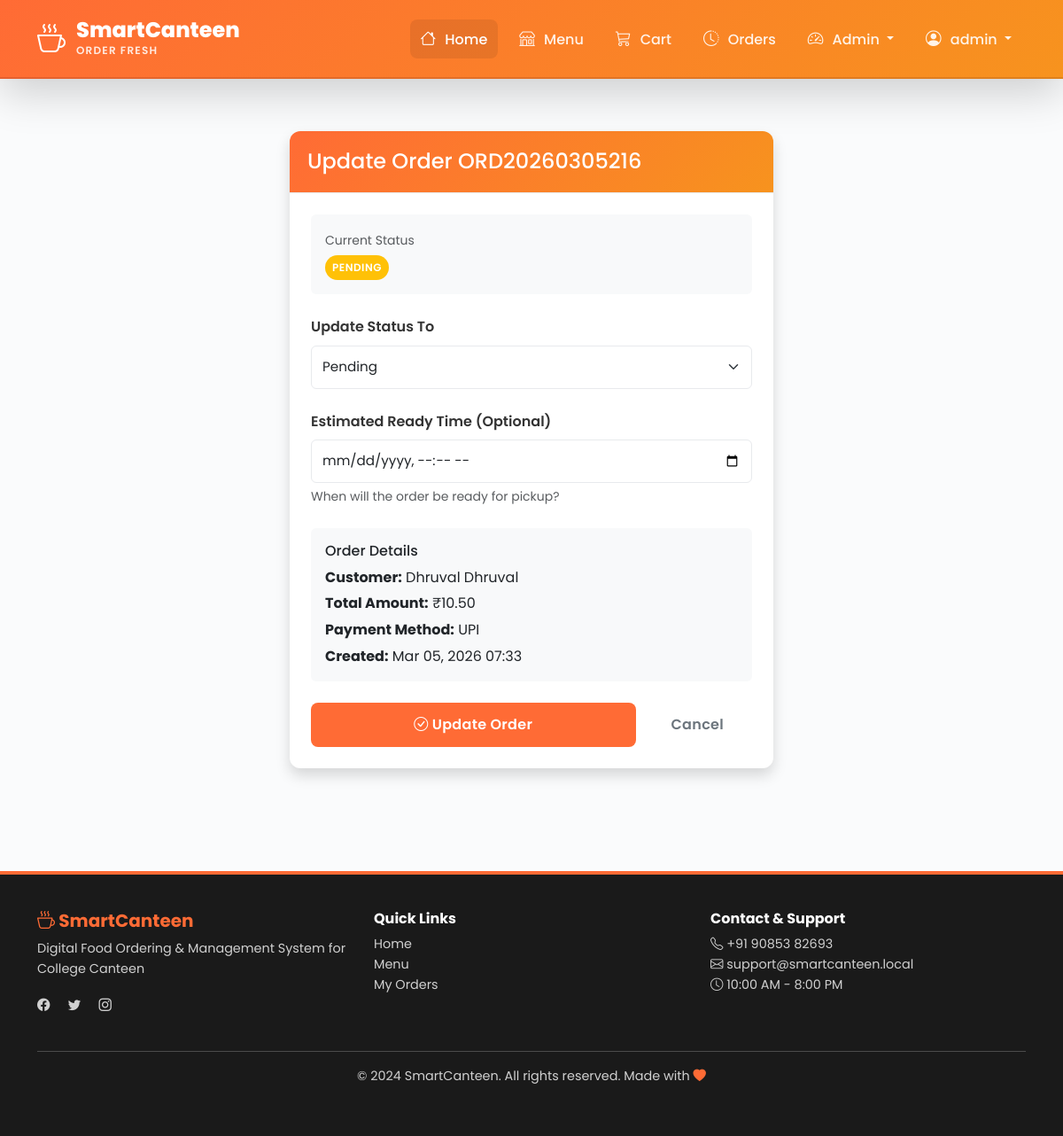
The page /management/orders/ORD20260305216/update/ (signed in) on the database its author committed.
### canteen/models.py (models this page shows, shortened)
class Order(models.Model):
    STATUS_CHOICES = [
        ('pending', 'Pending'),
        ('confirmed', 'Confirmed'),
        ('preparing', 'Preparing'),
        ('ready', 'Ready for Pickup'),
        ('completed', 'Completed'),
        ('cancelled', 'Cancelled'),
    ]
    PAYMENT_METHOD_CHOICES = [
        ('cash', 'Cash Payment'),
        ('card', 'Card Payment'),
        ('upi', 'UPI'),
        ('wallet', 'Wallet'),
    ]
    user = models.ForeignKey(
        User,
        on_delete=models.CASCADE,
        related_name='orders'
    )
    order_id = models.CharField(max_length=20, unique=True, db_index=True)
    status = models.CharField(
        max_length=20,
        choices=STATUS_CHOICES,
        default='pending'
    )
    payment_method = models.CharField(
        max_length=20,
        choices=PAYMENT_METHOD_CHOICES,
        default='cash'
    )
    subtotal = models.DecimalField(
        max_digits=10,
        decimal_places=2,
        validators=[MinValueValidator(Decimal('0.00'))]
    )
    tax = models.DecimalField(
        max_digits=10,
        decimal_places=2,
        default=0,
        validators=[MinValueValidator(Decimal('0.00'))]
    )
    discount = models.DecimalField(
        max_digits=10,
        decimal_places=2,
        default=0,
        validators=[MinValueValidator(Decimal('0.00'))]
    )
    total_amount = models.DecimalField(
        max_digits=10,
        decimal_places=2,
        validators=[MinValueValidator(Decimal('0.00'))]
    )
    special_instructions = models.TextField(blank=True, null=True)
    created_at = models.DateTimeField(auto_now_add=True)
    updated_at = models.DateTimeField(auto_now=True)
    estimated_ready_time = models.DateTimeField(null=True, blank=True)
    completed_at = models.DateTimeField(null=True, blank=True)
    class Meta:
        db_table = 'order'
        verbose_name = 'Order'
        verbose_name_plural = 'Orders'
        ordering = ['-created_at']
        indexes = [
            models.Index(fields=['order_id']),
            models.Index(fields=['user', '-created_at']),
            models.Index(fields=['status']),
        ]

### canteen/views.py (the view)
# urls.py: path('management/orders/<str:order_id>/update/', views.update_order_status, name='update_order_status'),
@login_required(login_url='canteen:login')
@user_passes_test(is_admin_user)
def update_order_status(request, order_id):
    order = get_object_or_404(Order, order_id=order_id)
    if request.method == 'POST':
        form = OrderStatusUpdateForm(request.POST, instance=order)
        if form.is_valid():
            form.save()
            messages.success(request, f'Order {order.order_id} status updated!')
            return redirect('canteen:manage_orders')
    else:
        form = OrderStatusUpdateForm(instance=order)
    context = {'form': form, 'order': order}
    return render(request, 'canteen/admin/update_order.html', context)

### canteen/forms.py
class OrderStatusUpdateForm(forms.ModelForm):
    class Meta:
        model = Order
        fields = ['status', 'estimated_ready_time']
        widgets = {
            'status': forms.Select(attrs={
                'class': 'form-select'
            }),
            'estimated_ready_time': forms.DateTimeInput(attrs={
                'class': 'form-control',
                'type': 'datetime-local'
            }),
        }

### canteen/context_processors.py (called while the page is built)
def cart_context(request):
    cart_count = 0
    cart_total = 0
    if request.user.is_authenticated:
        try:
            cart = Cart.objects.get(user=request.user)
            cart_count = cart.get_total_items()
            cart_total = cart.get_total_price()
        except Cart.DoesNotExist:
            pass
    return {
        'cart_count': cart_count,
        'cart_total': cart_total,
    }

### canteen/views.py (called while the page is built)
def is_admin_user(user):
    return user.is_staff or user.is_superuser

### canteen/templates/canteen/admin/update_order.html (shortened to what this page needs)
{% extends 'canteen/base.html' %}
{% block content %}
<div class="container my-5">
    <div class="row justify-content-center">
        <div class="col-lg-6">
            <div class="card shadow">
                <div class="card-header bg-primary text-white">
                    <h4 class="mb-0">Update Order {{ order.order_id }}</h4>
                </div>
                <div class="card-body p-4">
                    <form method="post">
                        <div class="mb-4 p-3 bg-light rounded">
                            <small class="text-muted">Current Status</small>
                            <p class="mb-0 fs-5">
                                <span class="badge bg-{% if order.status == 'pending' %}warning{% elif order.status == 'completed' %}success{% elif order.status == 'cancelled' %}danger{% else %}info{% endif %} p-2">
                                    {{ order.get_status_display|upper }}
                                </span>
                            </p>
                        </div>
                        <div class="mb-4">
                            <label class="form-label">Update Status To</label>
                            {{ form.status }}
                        </div>
                        <div class="mb-4">
                            <label class="form-label">Estimated Ready Time (Optional)</label>
                            {{ form.estimated_ready_time }}
                            <small class="form-text text-muted d-block">When will the order be ready for pickup?</small>
                        </div>
                        <div class="mb-4 p-3 bg-light rounded">
                            <h6>Order Details</h6>
                            <p class="mb-1"><strong>Customer:</strong> {{ order.user.get_full_name|default:order.user.username }}</p>
                            <p class="mb-1"><strong>Total Amount:</strong> ₹{{ order.total_amount }}</p>
                            <p class="mb-1"><strong>Payment Method:</strong> {{ order.get_payment_method_display }}</p>
                            <p class="mb-0"><strong>Created:</strong> {{ order.created_at|date:"M d, Y H:i" }}</p>
                        </div>
                        <div class="d-flex gap-2">
                            <button type="submit" class="btn btn-primary btn-lg flex-grow-1">
                                <i class="bi bi-check-circle"></i> Update Order
                            </button>
                            <a href="{% url 'canteen:manage_orders' %}" class="btn btn-outline-secondary btn-lg">Cancel</a>
                        </div>
                    </form>
                </div>
            </div>
        </div>
    </div>
</div>
{% endblock %}

### canteen/templates/canteen/base.html (shortened to what this page needs)
<!DOCTYPE html>
<html lang="en">
<head>
    <link href="https://cdn.jsdelivr.net/npm/bootstrap@5.3.0/dist/css/bootstrap.min.css" rel="stylesheet">
    <link rel="stylesheet" href="https://cdn.jsdelivr.net/npm/bootstrap-icons@1.10.0/font/bootstrap-icons.css">
    {% load static %}
    <link rel="stylesheet" href="{% static 'css/style.css' %}">
</head>
<body>
    <nav class="navbar navbar-expand-lg navbar-dark fixed-top premium-header shadow-lg smart-navbar">
        <div class="container-lg">
            <a class="navbar-brand fw-bold" href="{% url 'canteen:home' %}">
                <div class="brand-logo-wrapper">
                    <i class="bi bi-cup-hot"></i>
                    <div>
                        <span class="brand-main">SmartCanteen</span>
                        <span class="brand-tagline">Order Fresh</span>
                    </div>
                </div>
            </a>
            <div class="collapse navbar-collapse" id="navbarNav">
                <ul class="navbar-nav ms-auto gap-1">
                    <li class="nav-item">
                        <a class="nav-link active" href="{% url 'canteen:home' %}">
                            <i class="bi bi-house"></i> Home
                        </a>
                    </li>
                    <li class="nav-item">
                        <a class="nav-link" href="{% url 'canteen:food_list' %}">
                            <i class="bi bi-shop"></i> Menu
                        </a>
                    </li>
                    {% if user.is_authenticated %}
                        <li class="nav-item">
                            <a class="nav-link position-relative" href="{% url 'canteen:cart' %}">
                                <i class="bi bi-cart3"></i> Cart
                            </a>
                        </li>
                        <li class="nav-item">
                            <a class="nav-link" href="{% url 'canteen:order_list' %}">
                                <i class="bi bi-clock-history"></i> Orders
                            </a>
                        </li>
                        {% if user.is_staff %}
                            <li class="nav-item dropdown">
                                <a class="nav-link dropdown-toggle" href="#" id="adminDropdown" role="button" data-bs-toggle="dropdown">
                                    <i class="bi bi-speedometer2"></i> Admin
                                </a>
                            </li>
                        {% endif %}
                        <li class="nav-item dropdown">
                            <a class="nav-link dropdown-toggle" href="#" id="userDropdown" role="button" data-bs-toggle="dropdown">
                                <i class="bi bi-person-circle"></i> {{ user.first_name|default:user.username }}
                            </a>
                        </li>
                    {% endif %}
                </ul>
            </div>
        </div>
    </nav>
    <div style="height: 80px;"></div>
    <main>
        {% block content %}{% endblock %}
    </main>
    <footer class="mt-5">
        <div class="container-lg">
            <div class="row">
                <div class="col-md-4 mb-4">
                    <h5 style="color: #FF6B35;"><i class="bi bi-cup-hot"></i> SmartCanteen</h5>
                    <p class="text-muted small">Digital Food Ordering & Management System for College Canteen</p>
                    <div class="mt-3">
                        <a href="https://www.facebook.com/" class="text-decoration-none text-muted me-3"><i class="bi bi-facebook"></i></a>
                        <a href="https://www.twitter.com/" class="text-decoration-none text-muted me-3"><i class="bi bi-twitter"></i></a>
                        <a href="https://www.instagram.com/" class="text-decoration-none text-muted"><i class="bi bi-instagram"></i></a>
                    </div>
                </div>
                <div class="col-md-4 mb-4">
                    <h6>Quick Links</h6>
                    <ul class="list-unstyled">
                        <li><a href="{% url 'canteen:home' %}" class="text-decoration-none text-muted small">Home</a></li>
                        <li><a href="{% url 'canteen:food_list' %}" class="text-decoration-none text-muted small">Menu</a></li>
                        <li><a href="{% url 'canteen:order_list' %}" class="text-decoration-none text-muted small">My Orders</a></li>
                    </ul>
                </div>
                <div class="col-md-4 mb-4">
                    <h6>Contact & Support</h6>
                    <p class="text-muted small">
                        <i class="bi bi-telephone"></i> +91 90853 82693<br>
                        <i class="bi bi-envelope"></i> support@smartcanteen.local<br>
                        <i class="bi bi-clock"></i> 10:00 AM - 8:00 PM
                    </p>
                </div>
            </div>
            <hr class="bg-secondary">
            <div class="text-center text-muted">
                <p class="small">&copy; 2024 SmartCanteen. All rights reserved. Made with <i class="bi bi-heart-fill" style="color: #FF6B35;"></i></p>
            </div>
        </div>
    </footer>
    {% load static %}
</body>
</html>

### canteen/static/css/style.css (style rules this page uses)
:root { --primary-color: #FF6B35; --secondary-color: #F7931E; --success-color: #1BB254; --danger-color: #DC3545; --warning-color: #FFC107; --info-color: #667eea; --light-color: #FAFBFC; --dark-color: #1A1A1A; --border-color: #E8EAED; --shadow-sm: 0 2px 8px rgba(0, 0, 0, 0.08); --shadow-md: 0 4px 16px rgba(0, 0, 0, 0.1); --shadow-lg: 0 8px 24px rgba(0, 0, 0, 0.12); }
* { margin: 0; padding: 0; box-sizing: border-box; }
html { scroll-behavior: smooth; height: 100%; }
body { font-family: 'Poppins', 'Segoe UI', Tahoma, Geneva, Verdana, sans-serif; background-color: var(--light-color); color: #333; line-height: 1.6; min-height: 100vh; display: flex; flex-direction: column; }
.smart-navbar { background: linear-gradient(135deg, var(--primary-color) 0%, var(--secondary-color) 100%); padding: 18px 0; border-bottom: 2px solid rgba(0, 0, 0, 0.1); z-index: 1030; }
.premium-header { box-shadow: 0 4px 20px rgba(0, 0, 0, 0.25); }
.navbar-brand { color: var(--primary-color) !important; margin-right: 2rem; padding: 0 !important; }
.brand-logo-wrapper { display: flex; align-items: center; gap: 12px; font-weight: 700; }
.brand-logo-wrapper i { font-size: 2rem; color: var(--primary-color); animation: pulse-icon 2s ease-in-out infinite; }
.brand-main { font-size: 1.5rem; color: var(--dark-color); display: block; line-height: 1.1; font-weight: 800; }
.brand-tagline { font-size: 0.75rem; color: var(--primary-color); font-weight: 600; text-transform: uppercase; letter-spacing: 1.2px; display: block; }
.nav-link { font-weight: 500; color: #666 !important; padding: 8px 12px !important; border-radius: 8px; transition: all 0.3s cubic-bezier(0.4, 0, 0.2, 1); position: relative; margin: 0 4px; }
.smart-navbar .navbar-brand, .smart-navbar .navbar-brand:hover { color: #ffffff !important; }
.smart-navbar .brand-logo-wrapper i { color: #ffffff; }
.smart-navbar .brand-main { color: #ffffff; }
.smart-navbar .brand-tagline { color: rgba(255, 255, 255, 0.85); }
.smart-navbar .nav-link { color: rgba(255, 255, 255, 0.9) !important; }
.smart-navbar .nav-link:hover, .smart-navbar .nav-link.active { color: #ffffff !important; background-color: rgba(0, 0, 0, 0.08); }
.smart-navbar .nav-link i { color: inherit; }
.nav-link.active { color: var(--primary-color) !important; background-color: rgba(255, 107, 53, 0.1); border-radius: 8px; }
.nav-link i { margin-right: 6px; font-size: 1.1rem; }
main { min-height: calc(100vh - 200px); padding: 20px 0; }
.card { border: none; border-radius: 12px; box-shadow: var(--shadow-sm); transition: all 0.3s cubic-bezier(0.4, 0, 0.2, 1); overflow: hidden; }
.card-header { border-bottom: 1px solid var(--border-color); background-color: var(--light-color); padding: 1.25rem; font-weight: 600; }
.card-body { padding: 1.5rem; }
.btn { border-radius: 8px; font-weight: 600; transition: all 0.3s ease; letter-spacing: 0.3px; border: none; padding: 0.6rem 1.2rem; }
.btn-primary, .btn-danger, .btn-success { color: white; }
.btn-primary { background-color: var(--primary-color); }
.btn-lg { padding: 0.8rem 2rem; font-size: 1rem; }
.form-control, .form-select { border: 2px solid var(--border-color); border-radius: 8px; padding: 0.75rem 1rem; font-size: 0.95rem; transition: all 0.3s ease; }
.form-label { font-weight: 600; color: #333; margin-bottom: 0.5rem; }
.badge { padding: 0.5rem 0.75rem; border-radius: 6px; font-weight: 600; font-size: 0.8rem; letter-spacing: 0.5px; }
footer { background-color: var(--dark-color); color: #E0E0E0; border-top: 4px solid var(--primary-color); margin-top: auto; padding-top: 2.5rem; padding-bottom: 2.5rem; }
footer h5, footer h6 { color: #ffffff; font-weight: 700; }
footer p, footer li, footer a { font-size: 0.9rem; }
footer a { color: #b3b3b3; transition: all 0.3s ease; }
footer .text-muted { color: #d0d0d0 !important; }
footer .small { font-size: 0.9rem; }
.shadow-lg { box-shadow: var(--shadow-lg); }
.form-control, .form-select { border-radius: 6px; border: 1px solid var(--border-color); padding: 0.75rem; transition: all 0.3s ease; }
.badge { padding: 0.5rem 0.75rem; border-radius: 20px; font-weight: 600; font-size: 0.75rem; }
.bg-primary { background: linear-gradient(135deg, var(--primary-color) 0%, var(--secondary-color) 100%) !important; }
.text-muted { color: #6c757d; }
.bg-light { background-color: var(--light-color); }
.rounded { border-radius: 8px; }

### canteen/templates/canteen/base.html (style rules this page uses)
* { font-family: 'Poppins', sans-serif; }

### rows shown on the page
Order: order_id "ORD20260305216", status "PENDING", status "Pending", user.get_full_name "Dhruval Dhruval", total_amount "10.50", payment_method "UPI", created_at "Mar 05, 2026 07:33"

### other values the page prints
{{ user.first_name|default:user.username }} "admin"
